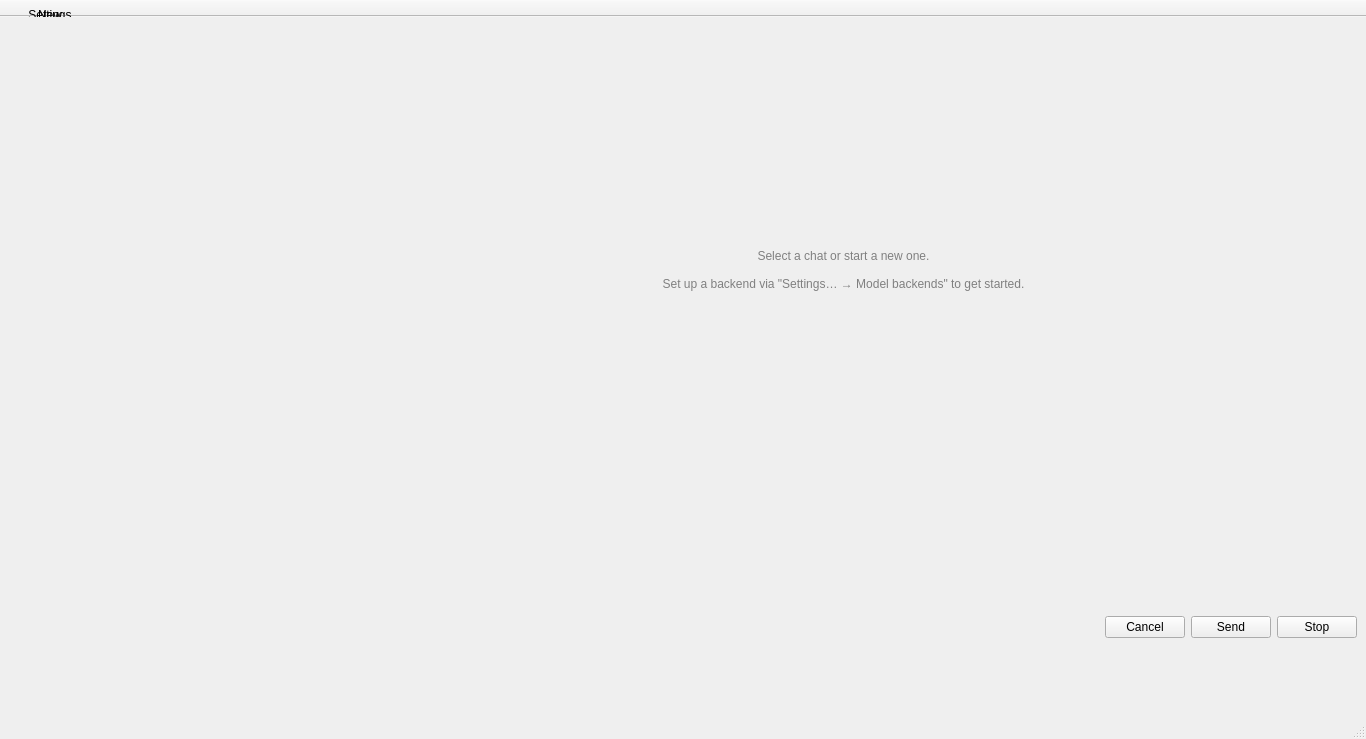
<?xml version="1.0" encoding="UTF-8"?>
<ui version="4.0">
 <class>MainWindow</class>
 <widget class="QMainWindow" name="MainWindow">
  <property name="geometry">
   <rect>
    <x>0</x>
    <y>0</y>
    <width>1366</width>
    <height>739</height>
   </rect>
  </property>
  <property name="windowTitle">
   <string>Okapi</string>
  </property>
  <widget class="QWidget" name="centralwidget">
   <layout class="QHBoxLayout" name="centralLayout">
    <property name="leftMargin">
     <number>0</number>
    </property>
    <property name="topMargin">
     <number>0</number>
    </property>
    <property name="rightMargin">
     <number>0</number>
    </property>
    <property name="bottomMargin">
     <number>0</number>
    </property>
    <property name="spacing">
     <number>0</number>
    </property>
    <item>
     <widget class="QSplitter" name="mainSplitter">
      <property name="orientation">
       <enum>Qt::Horizontal</enum>
      </property>
      <property name="handleWidth">
       <number>1</number>
      </property>
      <widget class="okapi::Sidebar" name="sidebar">
       <property name="minimumSize">
        <size>
         <width>200</width>
         <height>0</height>
        </size>
       </property>
       <property name="maximumSize">
        <size>
         <width>320</width>
         <height>16777215</height>
        </size>
       </property>
      </widget>
      <widget class="QWidget" name="rightPanel">
       <layout class="QVBoxLayout" name="rightLayout">
        <property name="leftMargin">
         <number>0</number>
        </property>
        <property name="topMargin">
         <number>0</number>
        </property>
        <property name="rightMargin">
         <number>0</number>
        </property>
        <property name="bottomMargin">
         <number>0</number>
        </property>
        <property name="spacing">
         <number>0</number>
        </property>
        <item>
         <widget class="QSplitter" name="rightSplitter">
          <property name="orientation">
           <enum>Qt::Vertical</enum>
          </property>
          <property name="handleWidth">
           <number>1</number>
          </property>
          <property name="childrenCollapsible">
           <bool>false</bool>
          </property>
          <widget class="QWidget" name="chatViewHost">
           <property name="minimumSize">
            <size>
             <width>0</width>
             <height>120</height>
            </size>
           </property>
           <layout class="QVBoxLayout" name="chatMarginLayout">
            <property name="spacing">
             <number>0</number>
            </property>
            <item>
             <widget class="okapi::WebChatView" name="chatView"/>
            </item>
            <item>
             <widget class="QLabel" name="emptyLabel">
              <property name="visible">
               <bool>false</bool>
              </property>
              <property name="text">
               <string>Select a chat or start a new one.

Set up a backend via "Settings… → Model backends" to get started.</string>
              </property>
              <property name="alignment">
               <set>Qt::AlignCenter</set>
              </property>
              <property name="styleSheet">
               <string notr="true">color: gray;</string>
              </property>
             </widget>
            </item>
           </layout>
          </widget>
          <widget class="QWidget" name="composerColumn">
           <layout class="QVBoxLayout" name="composerColumnLayout">
            <property name="spacing">
             <number>4</number>
            </property>
            <item>
             <widget class="okapi::Composer" name="composer"/>
            </item>
            <item>
             <widget class="QWidget" name="footerRow">
              <layout class="QHBoxLayout" name="footerLayout">
               <property name="spacing">
                <number>6</number>
               </property>
               <item>
                <widget class="okapi::ModelPickerButton" name="modelPicker">
                 <property name="toolTip">
                  <string>Select model backend and model</string>
                 </property>
                </widget>
               </item>
               <item>
                <spacer name="footerSpacer">
                 <property name="orientation">
                  <enum>Qt::Horizontal</enum>
                 </property>
                 <property name="sizeHint" stdset="0">
                  <size>
                   <width>40</width>
                   <height>20</height>
                  </size>
                 </property>
                </spacer>
               </item>
               <item>
                <widget class="QToolButton" name="speakButton">
                 <property name="toolTip">
                  <string>Audio output (text-to-speech)</string>
                 </property>
                 <property name="accessibleName">
                  <string>Speak assistant responses aloud</string>
                 </property>
                 <property name="checkable">
                  <bool>true</bool>
                 </property>
                 <property name="autoRaise">
                  <bool>true</bool>
                 </property>
                 <property name="visible">
                  <bool>false</bool>
                 </property>
                </widget>
               </item>
               <item>
                <widget class="QPushButton" name="cancelEditButton">
                 <property name="text">
                  <string>Cancel</string>
                 </property>
                 <property name="visible">
                  <bool>false</bool>
                 </property>
                </widget>
               </item>
               <item>
                <widget class="QPushButton" name="sendButton">
                 <property name="text">
                  <string>Send</string>
                 </property>
                </widget>
               </item>
               <item>
                <widget class="QPushButton" name="stopButton">
                 <property name="text">
                  <string>Stop</string>
                 </property>
                 <property name="visible">
                  <bool>false</bool>
                 </property>
                </widget>
               </item>
              </layout>
             </widget>
            </item>
           </layout>
          </widget>
         </widget>
        </item>
       </layout>
      </widget>
     </widget>
    </item>
   </layout>
  </widget>
  <widget class="QToolBar" name="mainToolBar">
   <property name="windowTitle">
    <string>Main</string>
   </property>
   <property name="movable">
    <bool>false</bool>
   </property>
   <property name="floatable">
    <bool>false</bool>
   </property>
   <property name="iconSize">
    <size>
     <width>16</width>
     <height>16</height>
    </size>
   </property>
   <property name="toolButtonStyle">
    <enum>Qt::ToolButtonTextBesideIcon</enum>
   </property>
   <attribute name="toolBarArea">
    <enum>TopToolBarArea</enum>
   </attribute>
   <attribute name="toolBarBreak">
    <bool>false</bool>
   </attribute>
   <widget class="QToolButton" name="newChatButton">
    <property name="text">
     <string>New</string>
    </property>
    <property name="toolButtonStyle">
     <enum>Qt::ToolButtonTextBesideIcon</enum>
    </property>
    <property name="toolTip">
     <string>Start a new chat</string>
    </property>
   </widget>
   <widget class="QToolButton" name="settingsButton">
    <property name="text">
     <string>Settings</string>
    </property>
    <property name="toolButtonStyle">
     <enum>Qt::ToolButtonTextBesideIcon</enum>
    </property>
    <property name="toolTip">
     <string>Open settings</string>
    </property>
   </widget>
  </widget>
  <widget class="QStatusBar" name="statusbar"/>
 </widget>
 <customwidgets>
  <customwidget>
   <class>okapi::Sidebar</class>
   <header>ui/sidebar.h</header>
  </customwidget>
  <customwidget>
   <class>okapi::WebChatView</class>
   <header>ui/webchatview.h</header>
  </customwidget>
  <customwidget>
   <class>okapi::Composer</class>
   <header>ui/composer.h</header>
  </customwidget>
  <customwidget>
   <class>okapi::ModelPickerButton</class>
   <header>ui/mainwindow.h</header>
  </customwidget>
 </customwidgets>
 <resources/>
 <connections/>
</ui>
